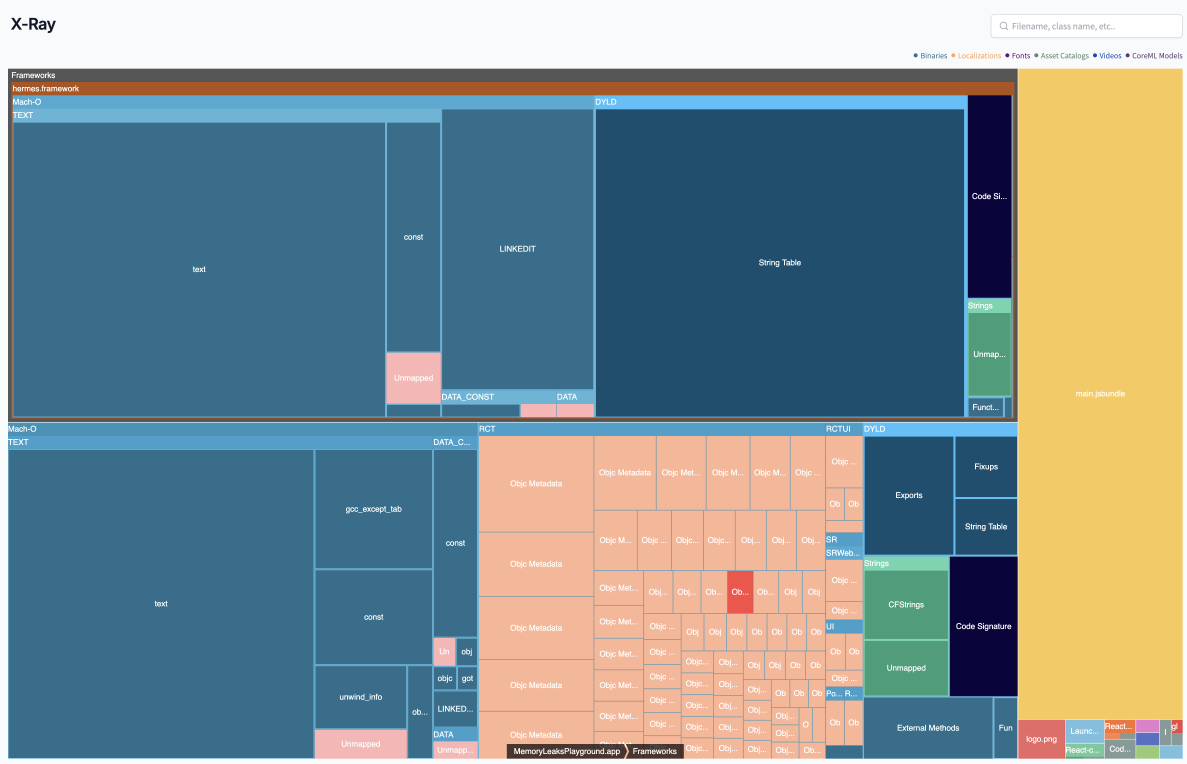
#> input picture claude/skills/react-native-best-practices/references/images/emerge-xray-ios.png, 3560 x 2292 px (shown at 1/3 size)
$ python fit.py ../../react-native-best-practices/references/images/emerge-xray-ios.png ../../react-native-best-practices/references/images/controlled-textinput-pingpong.png 5 5
#> lines starting #> are read from the running program, lines starting #| are printed output that depends on the picture
# -*- coding: utf-8 -*-
"""Centre-crop a generated plate to the store frame ratio and downsample it.

  py -3 scripts/fit.py <in.jpg> <out.jpg> <width> <height>
  py -3 scripts/fit.py art/f1-s11.jpg art/f1-bg.jpg 1320 2868

Store frames are taller than any image model's maximum aspect ratio, so the
plate always arrives wider than it needs to be. Crop the excess from the sides,
keep the centre, then resize DOWN with Lanczos.

The one rule: never upscale. If the source is smaller than the target in either
axis this refuses, because a stretched plate is visible and there is no fixing
it later.
"""
import sys
import pathlib
from PIL import Image

if len(sys.argv) < 5:
    print("usage: py -3 fit.py <in> <out> <width> <height>")
    raise SystemExit(1)

src, dst, W, H = sys.argv[1], sys.argv[2], int(sys.argv[3]), int(sys.argv[4])

im = Image.open(src).convert("RGB")
sw, sh = im.size
#> sw = 3560; sh = 2292
if sw < W or sh < H:
    raise SystemExit(
        f"  REFUSING: source {sw}x{sh} is smaller than target {W}x{H} in at least one axis.\n"
        f"  Generate at a higher resolution rather than upscaling."
    )

target = W / H
if sw / sh > target:
    new_w = round(sh * target)
#> new_w = 2292
    left = (sw - new_w) // 2
#> left = 634
    im = im.crop((left, 0, left + new_w, sh))
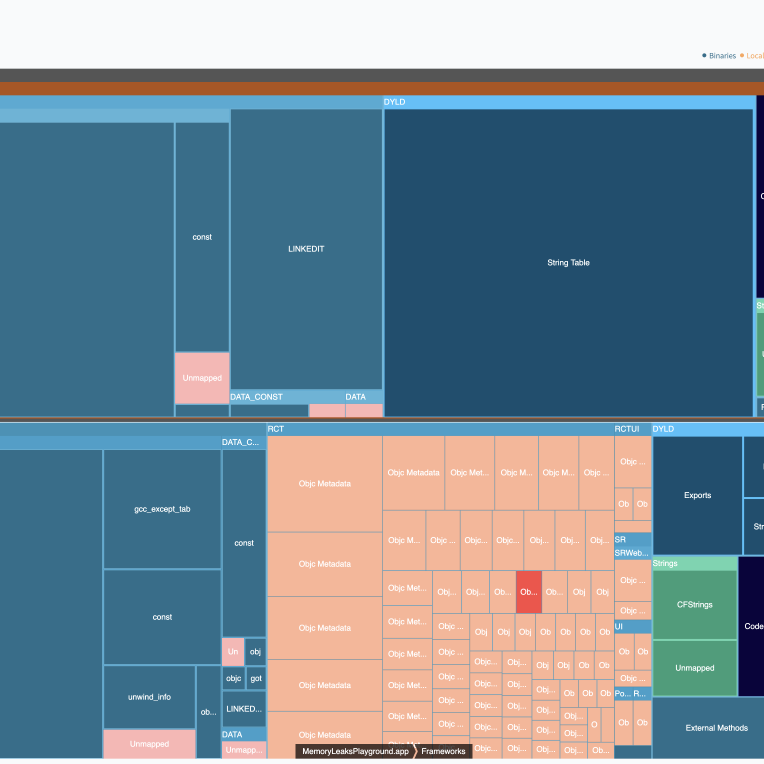
#> im: PIL image 2292x2292 RGB (shown at 1/3 size); mean R, G, B 116.8, 136.2, 148.3
else:
    new_h = round(sw / target)
    top = (sh - new_h) // 2
    im = im.crop((0, top, sw, top + new_h))

factor = im.size[0] / W
#> factor = 458.4
print(f"  cropped {sw}x{sh} -> {im.size[0]}x{im.size[1]}, downsampling {factor:.2f}x")
#|   cropped 3560x2292 -> 2292x2292, downsampling 458.40x

im = im.resize((W, H), Image.LANCZOS)
pathlib.Path(dst).parent.mkdir(parents=True, exist_ok=True)
im.save(dst, quality=96, subsampling=0)
print(f"  wrote {dst}  {im.size[0]}x{im.size[1]}")
#|   wrote ../../react-native-best-practices/references/images/controlled-textinput-pingpong.png  5x5
